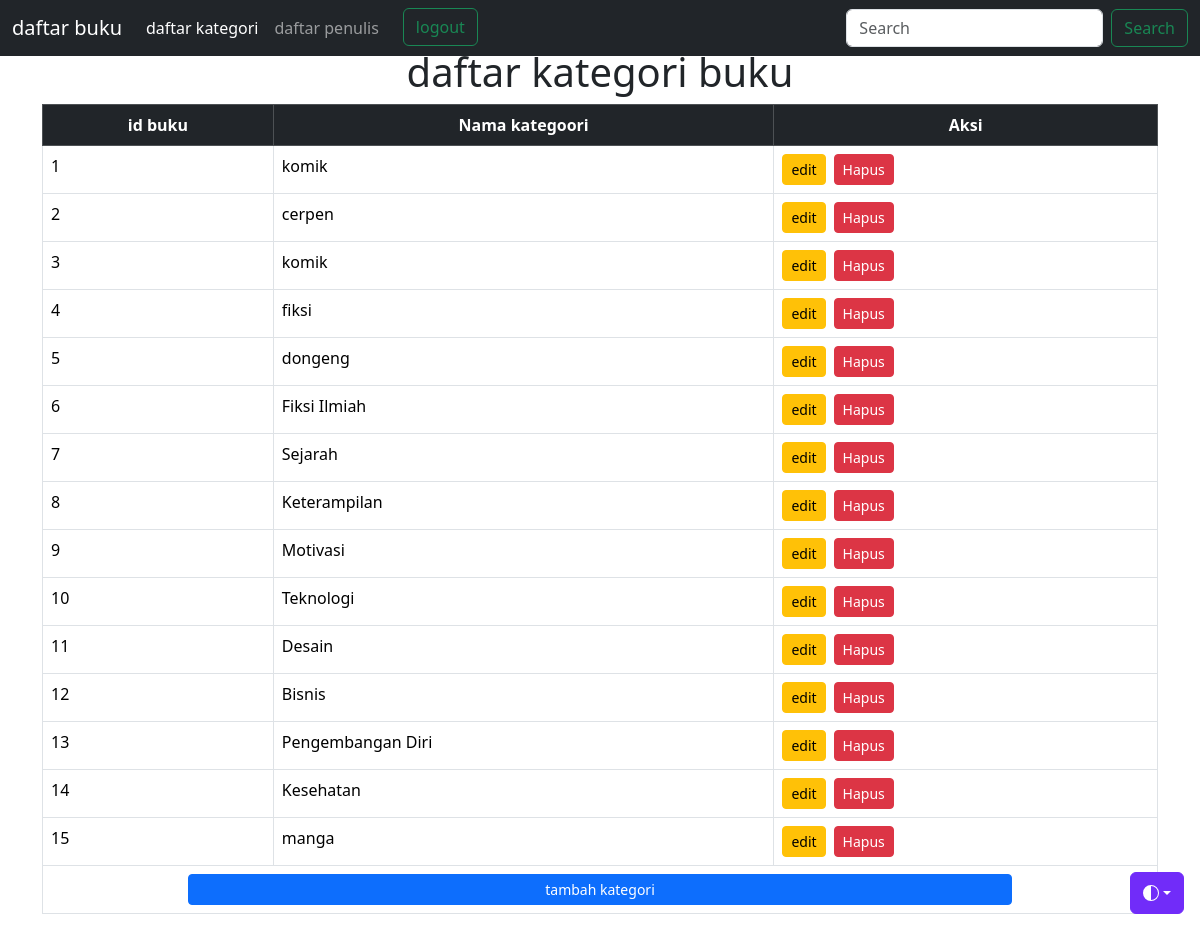
The page /kategori.php on the database its author committed.
### tables this page shows
CREATE TABLE `kategori` (
  `id_kategori` int(11) NOT NULL,
  `nama_kategori` varchar(50) NOT NULL
);

### kategori.php (the view, shortened to what this page needs)
<?php
include('header.php');
include 'koneksi.php';
?>
<div class="container mt-5">
<h1 align="center"> daftar kategori buku</h1>
<table class="table table-bordered table-hover" margin="0">
    <thead class="table-dark">
      <tr align="center">
        <th>id buku</th>
        <th>Nama kategoori</th>
        <th>Aksi</th>
      </tr>
    </thead>
    <tbody>
      <?php
      $kategori = mysqli_query($koneksi,"select * from kategori");
      $nomor = 1;
      while($row=mysqli_fetch_array($kategori)){
      ?>
      <tr>
        <td><?php echo $nomor;?></td>
        <td><?php echo $row['nama_kategori'] ?></td>
        <td>
        <div class="d-flex gap-2">
            <a href="editkategori.php?id_kategori=<?php echo $row ['id_kategori'] ?>" class="btn btn-warning btn-sm"> edit
      </a>
          <a  href="hapuskategori.php?id_kategori=<?php echo $row ['id_kategori'] ?>"  class="btn btn-danger btn-sm" onclick="return confirm('Apakah Anda yakin ingin menghapus data ini?')">Hapus</a>
        </td>
      </tr>
      <tr>
      <?php
      $nomor++;
     } ?>
        <td colspan="3"  align="center">
            <a href="tambahkategori.php"> <button class="btn btn-primary btn-sm w-75"> tambah kategori</button>
      </tr>
</table>
</div>
<?php
include('footer.php');
?>

### header.php (shortened to what this page needs)
<!DOCTYPE html>
<html lang="en">
<head>
    <link rel="stylesheet" href="css/bootstrap.min.css">
    <link rel="stylesheet" href="https://cdn.jsdelivr.net/npm/@docsearch/css@3">
    <link href="https://cdn.jsdelivr.net/npm/bootstrap@5.3.3/dist/css/bootstrap.min.css" rel="stylesheet">
    <link href="https://getbootstrap.com/docs/5.3/examples/navbar-fixed/navbar-fixed.css" rel="stylesheet">
</head>
<body>
    <div class="dropdown position-fixed bottom-0 end-0 mb-3 me-3 bd-mode-toggle">
      <button class="btn btn-bd-primary py-2 dropdown-toggle d-flex align-items-center"
              id="bd-theme"
              type="button"
              aria-expanded="false"
              data-bs-toggle="dropdown"
              aria-label="Toggle theme (auto)">
        <svg class="bi my-1 theme-icon-active" width="1em" height="1em"><use href="#circle-half"></use></svg>
      </button>
    </div>
<nav class="navbar navbar-expand-md navbar-dark fixed-top bg-dark">
  <div class="container-fluid">
    <a class="navbar-brand" href="daftarbuku.php">daftar buku</a>
    <div class="collapse navbar-collapse" id="navbarCollapse">
      <ul class="navbar-nav me-auto mb-2 mb-md-0">
        <li class="nav-item">
          <a class="nav-link active" aria-current="page" href="kategori.php">daftar kategori</a>
        </li>
        <li class="nav-item">
          <a class="nav-link" href="penulis.php">daftar penulis</a>
        </li>
        <li class="nav_item">
            <a class="nav-link active"><?php echo $_SESSION['nama'];?></a>
        <li class="nav-item">
        <a href="logout.php" class="btn btn-outline-success" type="submit">logout</a href="logout.php">
        </li>
      </ul>
      <form class="d-flex" role="search">
        <input class="form-control me-2" type="search" placeholder="Search" aria-label="Search">
        <button class="btn btn-outline-success" type="submit">Search</button>
      </form>
    </div>
  </div>
</nav>

### footer.php (shortened to what this page needs)
</body>
</html>

### header.php (style rules this page uses)
.bi { vertical-align: -.125em; fill: currentColor; }
.btn-bd-primary { --bd-violet-bg: #712cf9; --bd-violet-rgb: 112.520718, 44.062154, 249.437846; --bs-btn-font-weight: 600; --bs-btn-color: var(--bs-white); --bs-btn-bg: var(--bd-violet-bg); --bs-btn-border-color: var(--bd-violet-bg); --bs-btn-hover-color: var(--bs-white); --bs-btn-hover-bg: #6528e0; --bs-btn-hover-border-color: #6528e0; --bs-btn-focus-shadow-rgb: var(--bd-violet-rgb); --bs-btn-active-color: var(--bs-btn-hover-color); --bs-btn-active-bg: #5a23c8; --bs-btn-active-border-color: #5a23c8; }
.bd-mode-toggle { z-index: 1500; }

### rows shown on the page
kategori: nama_kategori "komik"
kategori: nama_kategori "cerpen"
kategori: nama_kategori "komik"
kategori: nama_kategori "fiksi"
kategori: nama_kategori "dongeng"
kategori: nama_kategori "Fiksi Ilmiah"
kategori: nama_kategori "Sejarah"
kategori: nama_kategori "Keterampilan"
kategori: nama_kategori "Motivasi"
kategori: nama_kategori "Teknologi"
kategori: nama_kategori "Desain"
kategori: nama_kategori "Bisnis"
kategori: nama_kategori "Pengembangan Diri"
kategori: nama_kategori "Kesehatan"
kategori: nama_kategori "manga"
